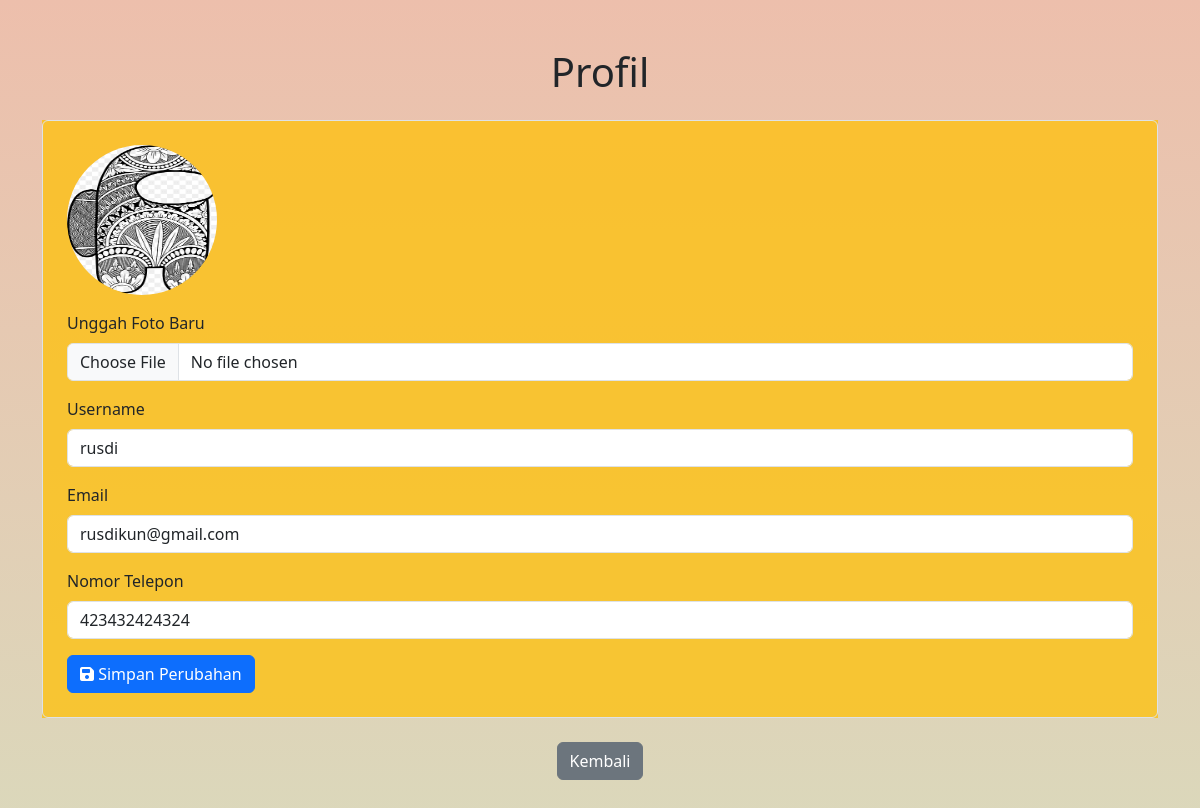
The app's page /profil/profil.php (signed in) with its own data.
### tables this page shows
CREATE TABLE `users` (
  `id_user` int(11) NOT NULL,
  `username` varchar(50) NOT NULL,
  `email` varchar(100) NOT NULL,
  `password` varchar(255) NOT NULL,
  `role` enum('admin','customer') NOT NULL,
  `phone` varchar(15) DEFAULT NULL,
  `photo` varchar(255) DEFAULT NULL
);

### profil/profil.php (the view, shortened to what this page needs)
<?php
require '../connection/koneksi.php';
$id_user = $_SESSION['id_user'];
$query = "SELECT * FROM users WHERE id_user = ?";
$stmt = $conn->prepare($query);
$stmt->bind_param('i', $id_user);
$stmt->execute();
$result = $stmt->get_result();
$user = $result->fetch_assoc();
?>
<!DOCTYPE html>
<html lang="en">
<head>
    <link href="https://cdn.jsdelivr.net/npm/bootstrap@5.3.2/dist/css/bootstrap.min.css" rel="stylesheet">
</head>
<body style="background: linear-gradient(#edbfac, #dbd8bb);">
    <div class="container my-5 ">
        <h1 class="text-center mb-4">Profil</h1>
        <div class="bg-warning bg-opacity-75">
        <?php if ($user): ?>
            <form action="update_profil.php" method="post" enctype="multipart/form-data" class="p-4 border rounded">
                <div class="text-left mb-3">
                    <?php if ($user['photo']): ?>
                        <img src="uploads/<?= htmlspecialchars($user['photo']); ?>" alt="Foto Profil" class="rounded-circle border-black"  width="150" height="150">
                    <?php else: ?>
                        <p>Foto profil belum diunggah.</p>
                    <?php endif; ?>
                </div>
                <div class="mb-3">
                    <label for="photo" class="form-label">Unggah Foto Baru</label>
                    <input type="file" class="form-control" id="photo" name="photo">
                </div>
                <div class="mb-3">
                    <label for="username" class="form-label">Username</label>
                    <input type="text" class="form-control" id="username" name="username"
                           value="<?= htmlspecialchars($user['username']); ?>" required>
                </div>
                <div class="mb-3">
                    <label for="email" class="form-label">Email</label>
                    <input type="email" class="form-control" id="email" name="email"
                           value="<?= htmlspecialchars($user['email']); ?>" required>
                </div>
                <div class="mb-3">
                    <label for="phone" class="form-label">Nomor Telepon</label>
                    <input type="tel" class="form-control" id="phone" name="phone"
                           value="<?= htmlspecialchars($user['phone'] ?? ''); ?>">
                </div>
                <button type="submit" class="btn btn-primary"><i class="fa-solid fa-floppy-disk"></i> Simpan Perubahan</button>
            </form>
        <?php else: ?>
            <p>Data profil tidak ditemukan.</p>
        <?php endif; ?>
        </div>
        <div class="text-center mt-4">
            <a href="../halaman.php" class="btn btn-secondary">Kembali</a>
        </div>
    </div>
</body>
</html>

### records on screen
users: photo (picture), username "rusdi", email "rusdikun@gmail.com", phone "423432424324"
